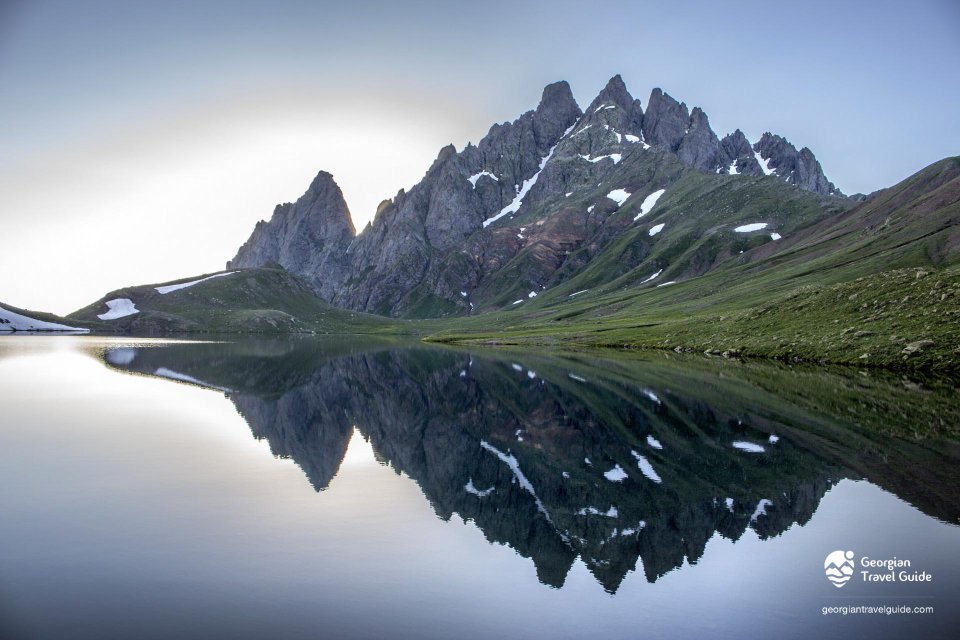
#> input picture OpenCV/images/toba.jpg, 1920 x 1280 px (shown at 1/2 size)
$ python 1-geometric-transformations.py
#> lines starting #> are read from the running program, lines starting #| are printed output that depends on the picture
import matplotlib.pyplot as plt
import numpy as np
import cv2 as cv

img = cv.imread("../images/toba.jpg", 0)
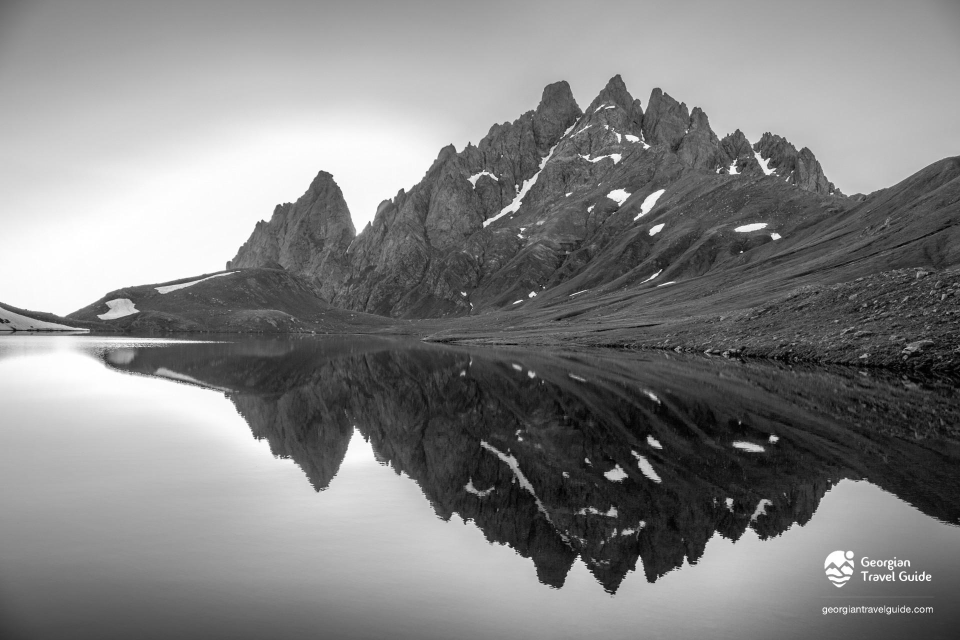
#> img: shape (1280, 1920) (shown at 1/2 size); min 0, max 255, mean 130.8
img = cv.resize(img, None, fx=0.5, fy=0.5, interpolation=cv.INTER_AREA)
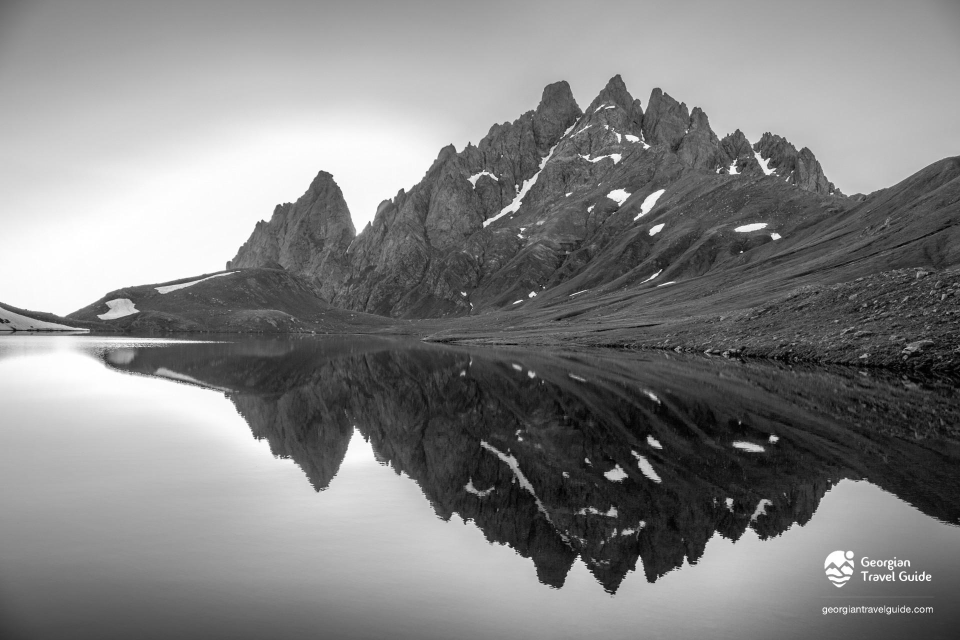
#> img: shape (640, 960); min 0, max 255, mean 131
# [32 lines of commented-out code are left out]
img = cv.imread("../images/toba.jpg")
#> img is the input picture: shape (1280, 1920, 3); mean B, G, R 144.4, 132.9, 121.6
rows, cols, ch = img.shape
#> rows = 1280; cols = 1920; ch = 3
# [19 lines of commented-out code are left out]

pts1 = np.float32([56, 65, 600, 52, 28, 607, 570, 490]).reshape(4, 2)
pts2 = np.float32([0, 0, 700, 0, 0, 700, 700, 700]).reshape(4, 2)

M = cv.getPerspectiveTransform(pts1, pts2)

dst = cv.warpPerspective(img, M, (700, 700))
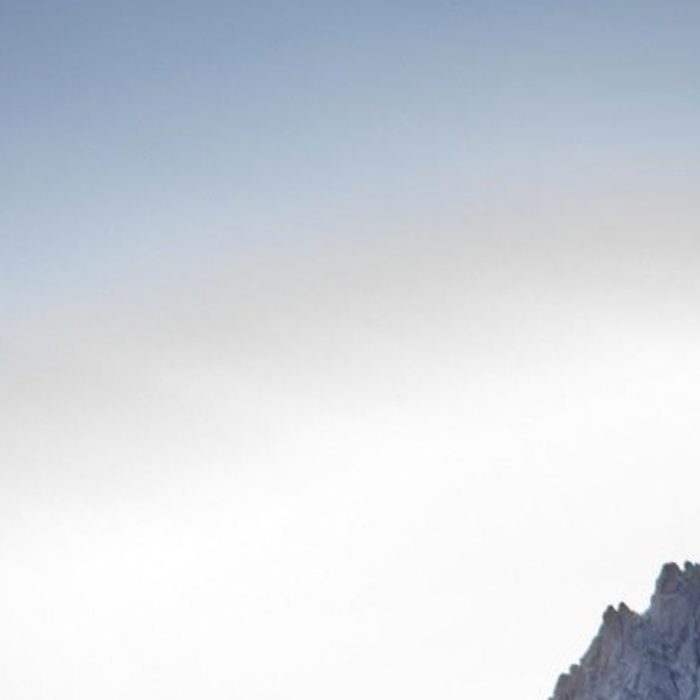
#> dst: shape (700, 700, 3); mean B, G, R 224, 216.9, 211.5

plt.subplot(121)
plt.imshow(img)
plt.title('Input')

plt.subplot(122)
plt.imshow(dst)
plt.title('Output')
plt.show()
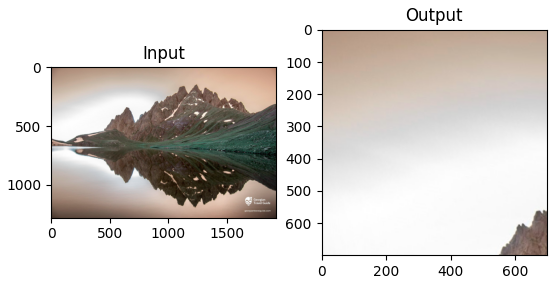
#> figure drawn by matplotlib, 2 panels; B, G, R data is drawn as R, G, B
